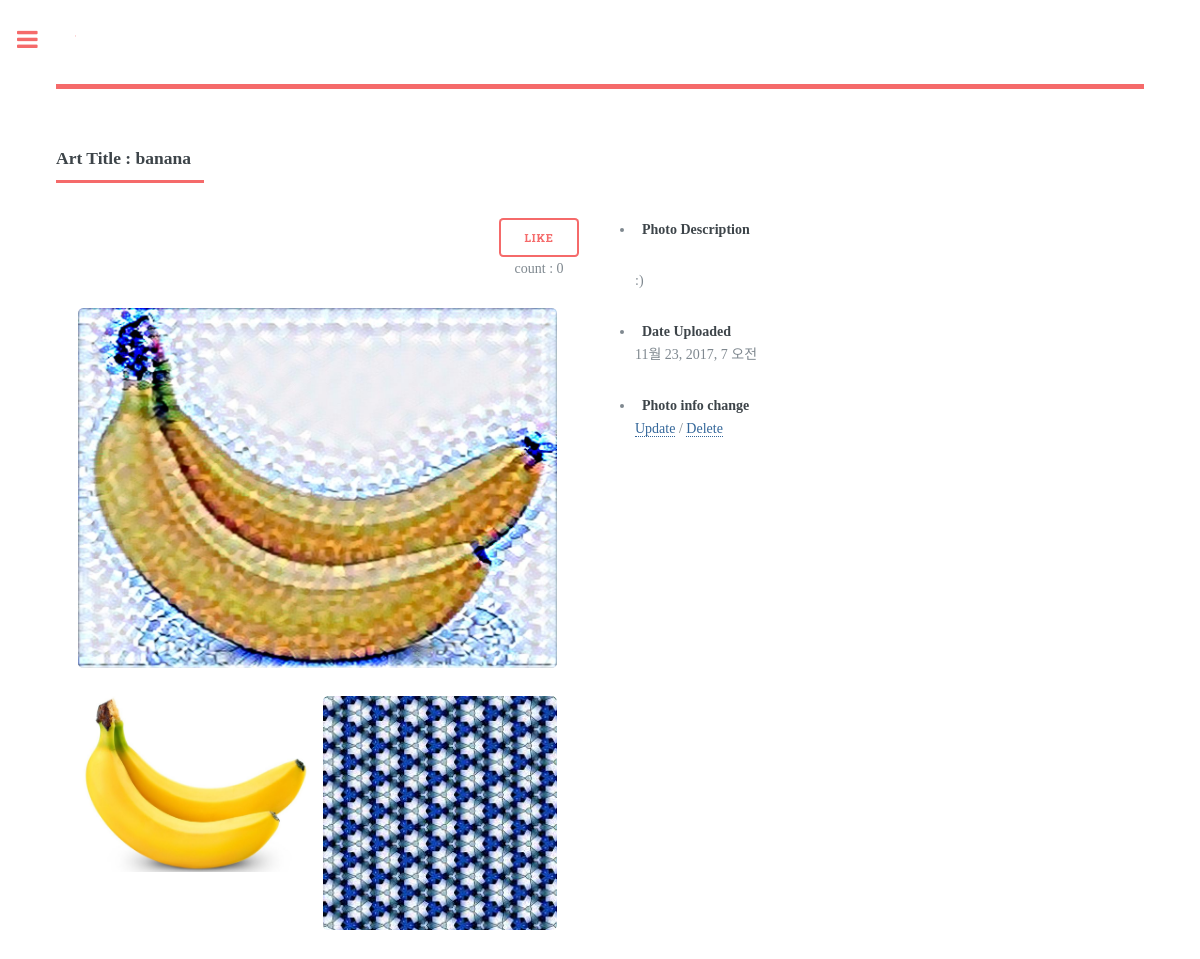
/photo/photo/285/, run on the app's committed database.
### photo/models.py (models this page shows, shortened)
@python_2_unicode_compatible
class Photo(models.Model):
    owner = models.ForeignKey(User,null=True)
    result_url = models.CharField(max_length=300,null=True )
    image_content = models.FileField(upload_to='photo/content_img', null=True)
    image_style = models.FileField(upload_to='photo/style_img', null=True)
    title = models.CharField('Photo Title', max_length=50)
    description = models.TextField('Photo Description', blank=True)
    upload_date = models.DateTimeField('Upload Date', auto_now_add=True)
    likes = models.ManyToManyField(User, related_name='likes')
    class Meta:
        ordering = ['-upload_date']
    @property
    def total_likes(self):
        return self.likes.count()  # likes 컬럼의 값의 갯수를 센다
    def ssibal(self):
        z = "/"+"/".join(self.result_url.split('/')[-4:])
        print(z)
        return z

### photo/views.py (the view)
# urls.py: url(r'^photo/(?P<pk>\d+)/$', PhotoDV.as_view(), name='photo_detail'),
class PhotoDV(DetailView):
    model = Photo

### photo/templates/photo/photo_detail.html (shortened to what this page needs)
<!DOCTYPE html>
<html lang="en">
<head>
</head>
<body>
    {% extends "base.html" %}
    {% load staticfiles %}
    {% block extrastyle %}{% static "photo/photo.css" %}{% endblock %}
    {% block content %}
        <section>
            <header class="major"><h3>Art Title : {{ object.title }}</h3></header>
            <div class="row 200%">
            <div class="6u 12u$(medium)" align="center">
            <div style="float:right;"><input  type="button" class="like" name="{{object.id}}" value="Like">
            <p id="count{{object.id }}">count : {{ object.total_likes }}</p>
            </div>
            <div class="11u" >
            <span class="image fit">
                <a href="{{ object.image.url }}">
                <img style="max-width:100%" src ="{{object.ssibal}} " onerror="this.onerror=null;this.src='https://cdn.dribbble.com/users/479985/screenshots/1719391/loader_seq.gif'"/>
                </a>
            </span>
           </div>
            <div class="11u 12u$(medium)" align="center">
                <div class="row 50% uniform">
                    <div class="6u" >
                        <span class="image fit">
                            <a href="{{ object.image_content.url }}">
                            <img style="max-width:100%" src ="{{object.image_content.url}}"/>
                            </a>
                        </span>
                    </div>
                    <div class="6u">
                        <span class="image fit">
                            <a href="{{ object.image_style.url }}">
                            <img style="max-width:100%" src ="{{object.image_style.url}}"/>
                            </a>
                        </span>
                    </div>
                </div>
             </div>
             </div>
            <div class="6u 12u$(medium)">
            <div class="box alt">
             <ul>
                <li><b>Photo Description</b></li>
                {% if object.description %}<p>{{object.description|linebreaks}}</p>
                {% else %}<p>(blank)</p>{% endif %}
                 <li><b>Date Uploaded</b></li>
                    <p>{{ object.upload_date }}</p>
                 <li><b>Photo info change</b></li>
                 <p><a href="{% url 'photo:photo_update' photo.id %}">Update</a>  /  <a href="{% url 'photo:photo_delete' photo.id %}">Delete</a></p>
            </ul>
                     {% load disqus_tags %}
            </div>
            </div>
        </div>
    </section>
    {% endblock %}

### static/css/base.css (style rules this page uses)
body { font-family: "Lucida Grande", Verdana, Arial, sans-serif; font-size: 14px; }
a:link, a.visited { color: #369; text-decoration: none; }

### templates/base.html (style rules this page uses)
body { font-family: 'Hanna'; }

### data on the page
Photo: title "banana", total_likes "0", ssibal (picture), image_content (picture), image_style (picture), description ":)", upload_date "11월 23, 2017, 7 오전"
